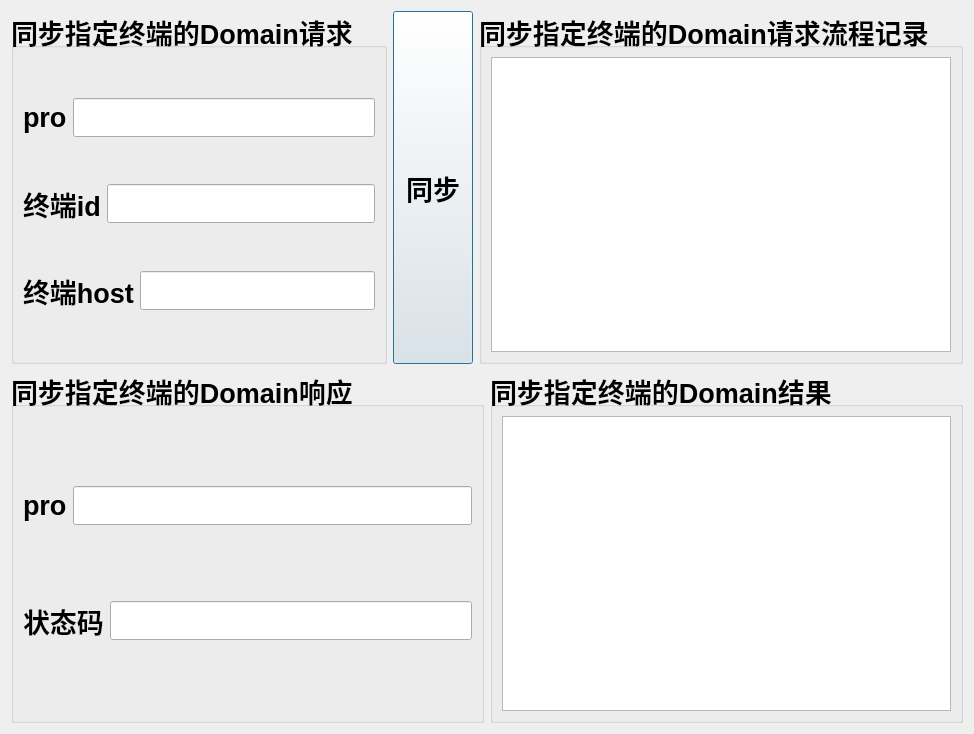
<?xml version="1.0" encoding="UTF-8"?>
<ui version="4.0">
 <class>SyncSpecMrDomain</class>
 <widget class="QDialog" name="SyncSpecMrDomain">
  <property name="geometry">
   <rect>
    <x>0</x>
    <y>0</y>
    <width>748</width>
    <height>734</height>
   </rect>
  </property>
  <property name="windowTitle">
   <string>Dialog</string>
  </property>
  <layout class="QVBoxLayout" name="verticalLayout">
   <item>
    <layout class="QHBoxLayout" name="horizontalLayout">
     <item>
      <widget class="QGroupBox" name="groupBox">
       <property name="font">
        <font>
         <pointsize>20</pointsize>
         <weight>75</weight>
         <bold>true</bold>
        </font>
       </property>
       <property name="title">
        <string>同步指定终端的Domain请求</string>
       </property>
       <layout class="QVBoxLayout" name="verticalLayout_2">
        <item>
         <layout class="QHBoxLayout" name="horizontalLayout_3">
          <item>
           <widget class="QLabel" name="label">
            <property name="text">
             <string>pro</string>
            </property>
           </widget>
          </item>
          <item>
           <widget class="QLineEdit" name="lineEdit_req_pro"/>
          </item>
         </layout>
        </item>
        <item>
         <layout class="QHBoxLayout" name="horizontalLayout_7">
          <item>
           <widget class="QLabel" name="label_5">
            <property name="text">
             <string>终端id</string>
            </property>
           </widget>
          </item>
          <item>
           <widget class="QLineEdit" name="lineEdit_req_id"/>
          </item>
         </layout>
        </item>
        <item>
         <layout class="QHBoxLayout" name="horizontalLayout_4">
          <item>
           <widget class="QLabel" name="label_req_host">
            <property name="text">
             <string>终端host</string>
            </property>
           </widget>
          </item>
          <item>
           <widget class="QLineEdit" name="lineEdit_req_host"/>
          </item>
         </layout>
        </item>
       </layout>
      </widget>
     </item>
     <item>
      <widget class="QPushButton" name="pushButton">
       <property name="sizePolicy">
        <sizepolicy hsizetype="Expanding" vsizetype="Expanding">
         <horstretch>0</horstretch>
         <verstretch>0</verstretch>
        </sizepolicy>
       </property>
       <property name="font">
        <font>
         <pointsize>20</pointsize>
         <weight>75</weight>
         <bold>true</bold>
        </font>
       </property>
       <property name="text">
        <string>同步</string>
       </property>
      </widget>
     </item>
     <item>
      <widget class="QGroupBox" name="groupBox_2">
       <property name="font">
        <font>
         <pointsize>20</pointsize>
         <weight>75</weight>
         <bold>true</bold>
        </font>
       </property>
       <property name="title">
        <string>同步指定终端的Domain请求流程记录</string>
       </property>
       <layout class="QVBoxLayout" name="verticalLayout_5">
        <item>
         <widget class="QTextEdit" name="textEdit_log"/>
        </item>
       </layout>
      </widget>
     </item>
    </layout>
   </item>
   <item>
    <layout class="QHBoxLayout" name="horizontalLayout_2">
     <item>
      <widget class="QGroupBox" name="groupBox_3">
       <property name="font">
        <font>
         <pointsize>20</pointsize>
         <weight>75</weight>
         <bold>true</bold>
        </font>
       </property>
       <property name="title">
        <string>同步指定终端的Domain响应</string>
       </property>
       <layout class="QVBoxLayout" name="verticalLayout_3">
        <item>
         <layout class="QHBoxLayout" name="horizontalLayout_5">
          <item>
           <widget class="QLabel" name="label_3">
            <property name="text">
             <string>pro</string>
            </property>
           </widget>
          </item>
          <item>
           <widget class="QLineEdit" name="lineEdit_rep_pro"/>
          </item>
         </layout>
        </item>
        <item>
         <layout class="QHBoxLayout" name="horizontalLayout_6">
          <item>
           <widget class="QLabel" name="label_4">
            <property name="text">
             <string>状态码</string>
            </property>
           </widget>
          </item>
          <item>
           <widget class="QLineEdit" name="lineEdit_rep_status"/>
          </item>
         </layout>
        </item>
       </layout>
      </widget>
     </item>
     <item>
      <widget class="QGroupBox" name="groupBox_4">
       <property name="font">
        <font>
         <pointsize>20</pointsize>
         <weight>75</weight>
         <bold>true</bold>
        </font>
       </property>
       <property name="title">
        <string>同步指定终端的Domain结果</string>
       </property>
       <layout class="QVBoxLayout" name="verticalLayout_4">
        <item>
         <widget class="QTextEdit" name="textEdit_status"/>
        </item>
       </layout>
      </widget>
     </item>
    </layout>
   </item>
  </layout>
 </widget>
 <resources/>
 <connections/>
</ui>
